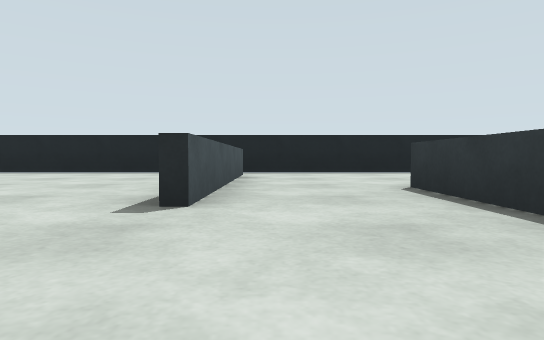
[1] (above)

20 first-person views from a walk through a world built for the Gazebo simulator. The camera is 0.5 m above the floor, tilts 2° down and sees 75° across. The floor is counted in squares, 2 m on a side. Each view is taken from the middle of a square. On the plan, view 1 faces up. The plan holds only what a view shows up to about 9 squares ahead; the rest is blank. The place goes on beyond the plan.

[2]
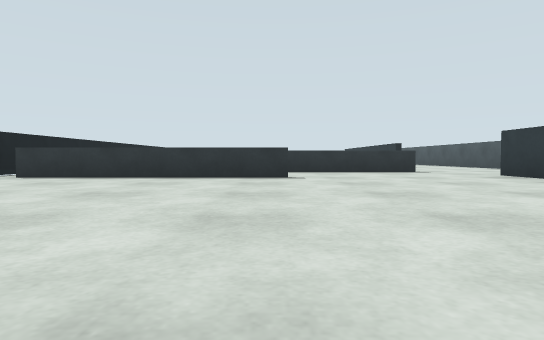

[3]
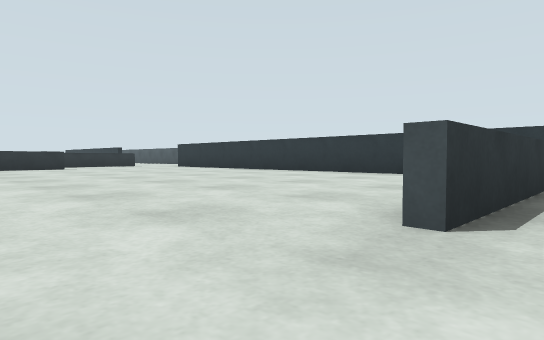

[4]
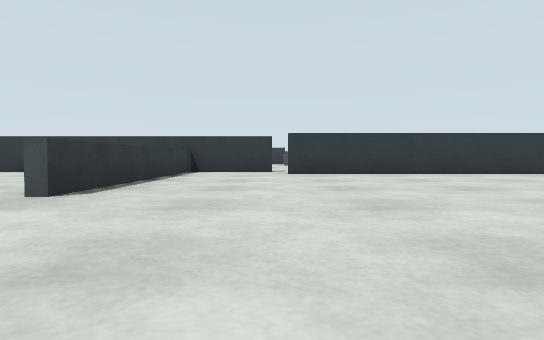

[5]
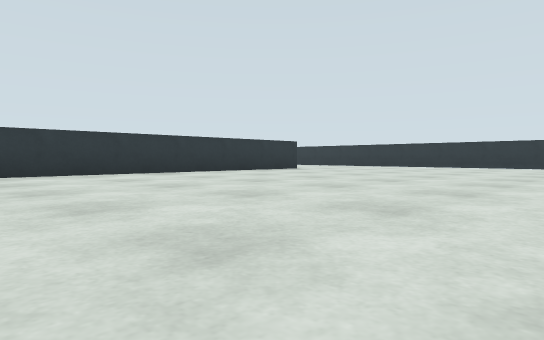

[6]
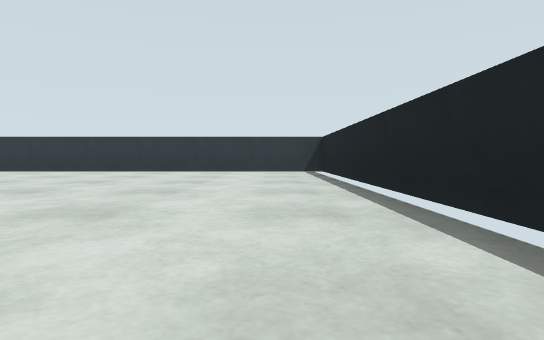

[7]
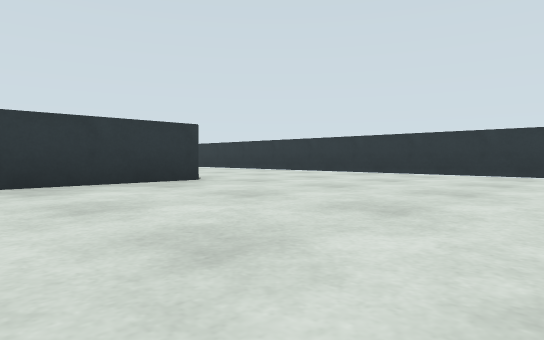

[8]
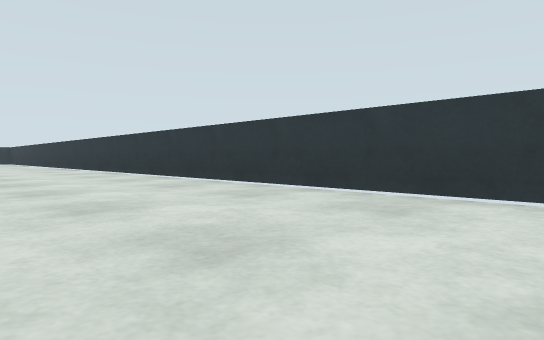

[9]
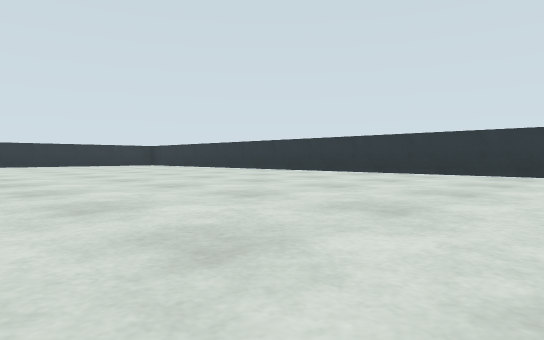

[10]
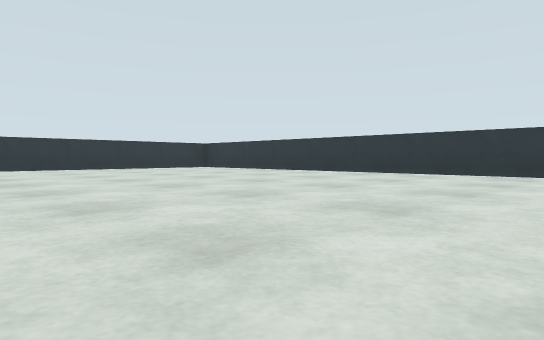

[11]
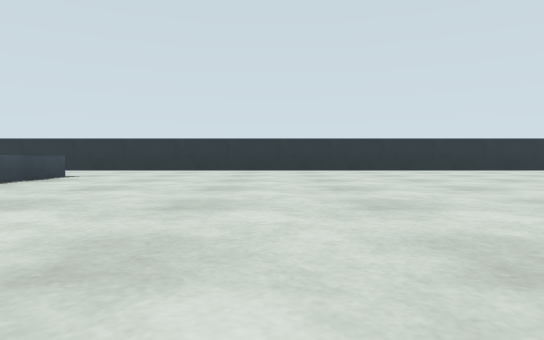

[12]
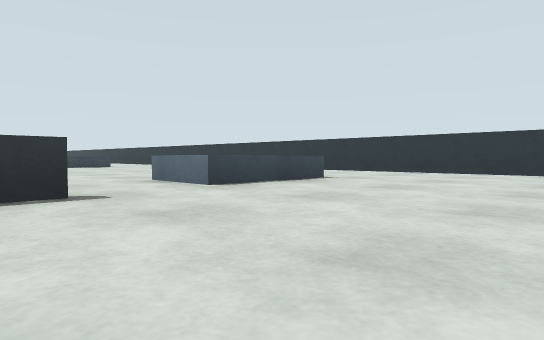

[13]
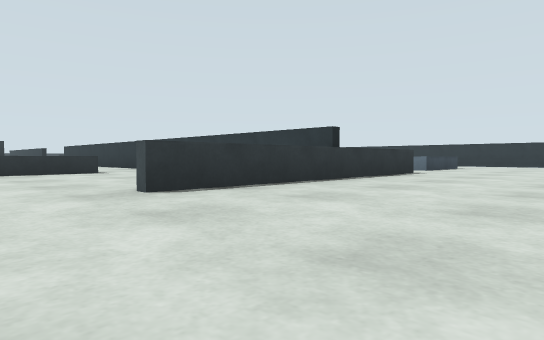

[14]
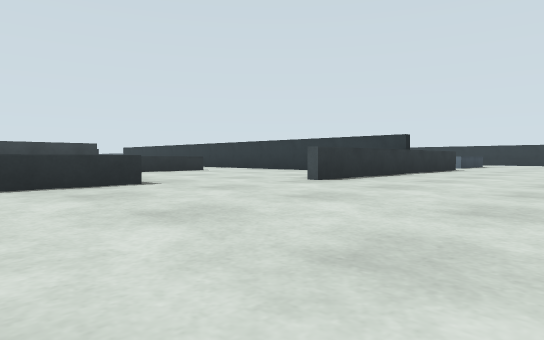

[15]
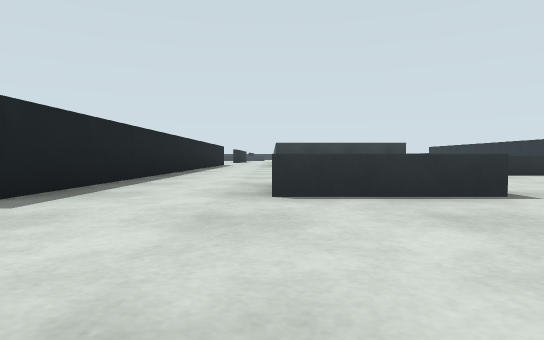

[16]
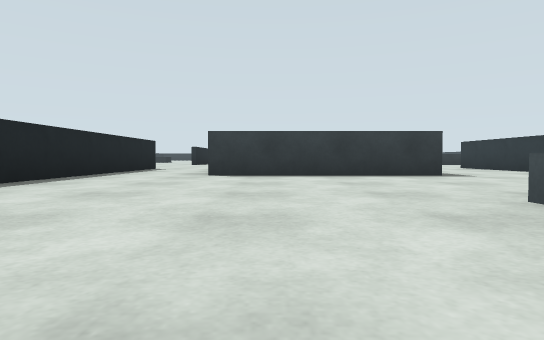

[17]
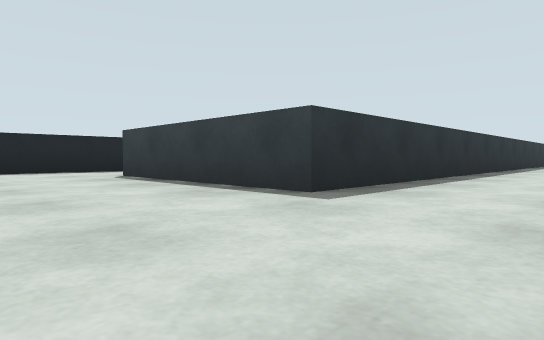

[18]
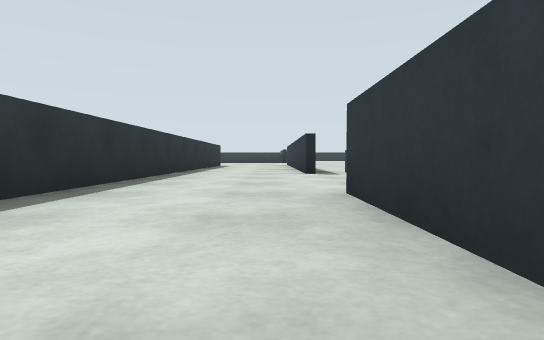

[19]
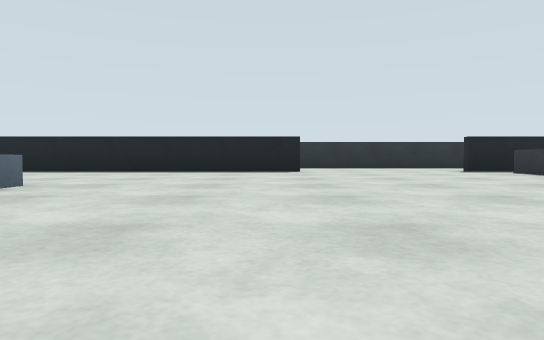

[20]
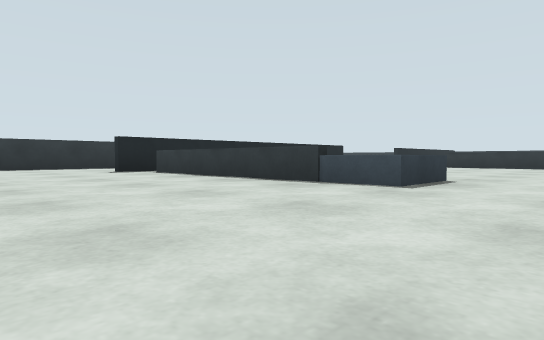

### Floor plan
Key: @ floor where view 1 was taken; # wall or solid block; x gap in a wall; . floor; = window, fence, low wall or low ledge; B grey box; L blue box.
Columns run from 20 left of view 1 to 4 right of it. Each row starts with its distance up from view 1.
  6 #######        ##########
  5 #..........     ...x...
  4 #..............  ..=...
  3 #..................=.=
  2 #..........=.......=.=
  1 #..........=.........=
  0 #..........=........@=
 -1 #...#################...
 -2 #...     ...............
 -3 #...   ....B.....B     BB
 -4 #..    ....B.....B
 -5 #................B
 -6 #............BB..BBBBBBBB
 -7 #........=...BB..........
 -8 #........=...............
 -9 #........=###########...#
-10 #........=      ........=
-11 #............    .......=
-12 #.........L..... L......#
-13 #.........L  ....L......L
-14 #..........        ......
-15 #...........        .....
-16 ###############

Positions as (right, up) in squares from view 1, and headings:
1: (0, 0), facing up
2: (-5, 2), facing right
3: (-9, 4), facing down-right
4: (-10, 5), facing down
5: (-10, 5), facing down-left
6: (-13, 5), facing left
7: (-14, 3), facing down-left
8: (-17, 0), facing down-left
9: (-14, -5), facing down-left
10: (-14, -8), facing down-left
11: (-13, -9), facing down
12: (-13, -10), facing down-right
13: (-13, -5), facing down-right
14: (-13, -3), facing down-right
15: (-12, -3), facing right
16: (-8, -4), facing right
17: (-5, -8), facing up-right
18: (-2, -8), facing right
19: (0, -15), facing up
20: (1, -15), facing up-right
